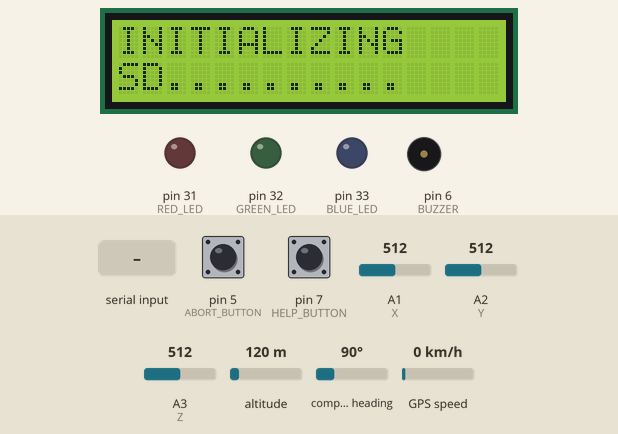
The sketch below on a simulated Arduino Mega 2560, built with avr-gcc and run on an emulated ATmega2560. Parts: 16×2 character LCD, output pins drawn as LEDs (lit = HIGH), buzzer (waves = sounding, pin HIGH). The test bench sets the inputs (shaded band); at power-on: pin 7 (HELP_BUTTON) HIGH, pin 5 (ABORT_BUTTON) HIGH, altitude 120 m, A1 (X) = 512, A2 (Y) = 512, A3 (Z) = 512, compass heading 90°, GPS speed 0 km/h. Storage starts empty; the GPS gets a fix after 3 s at 37.7749, -122.4194 with 8 satellites; the modem accepts every AT command (registered, SIM ready, sends succeed) and sends nothing else; what the sketch prints to the serial monitor is not drawn.

Above: at 6.3 s.
At 10.4 s:
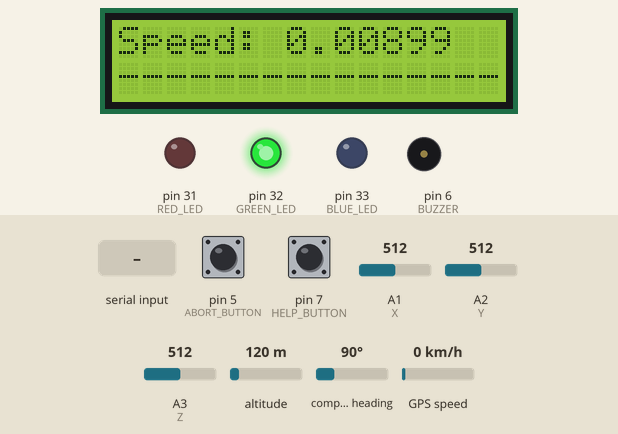
10.5 s: pin 7 (HELP_BUTTON) pulled LOW for 1 s
At 12.3 s:
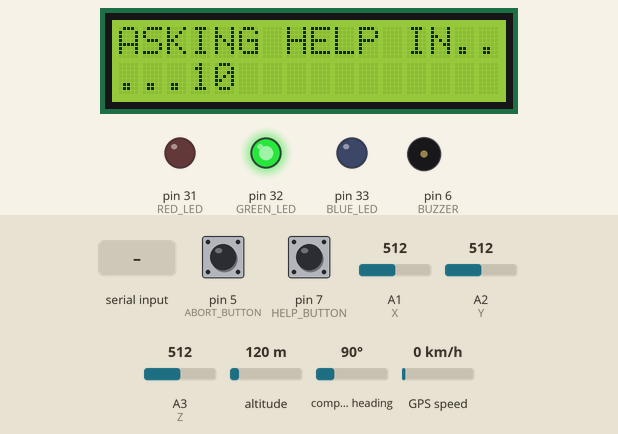
15.9 s: pin 5 (ABORT_BUTTON) pulled LOW for 1 s
At 17.7 s:
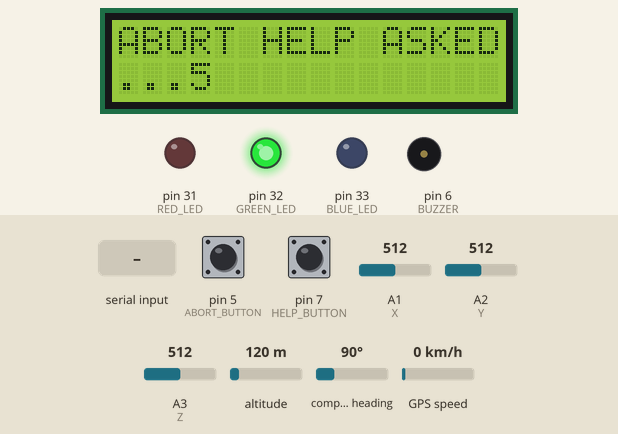
21.3 s: altitude set to 20 m
25.7 s: pin 7 (HELP_BUTTON) pulled LOW for 3.2 s
At 29.7 s:
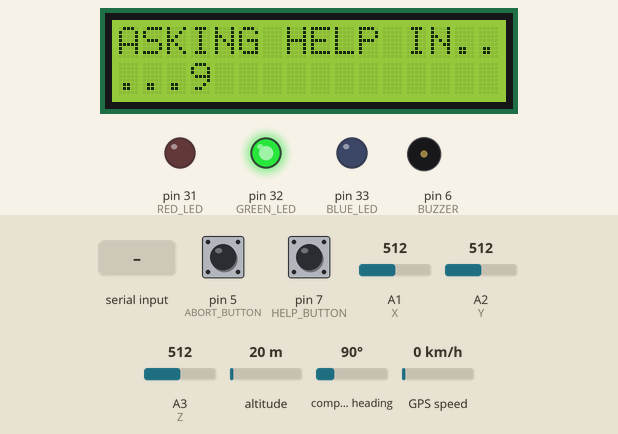
33.3 s: "+63" received over the second serial link
37.7 s: pin 5 (ABORT_BUTTON) pulled LOW for 1 s
At 46.3 s:
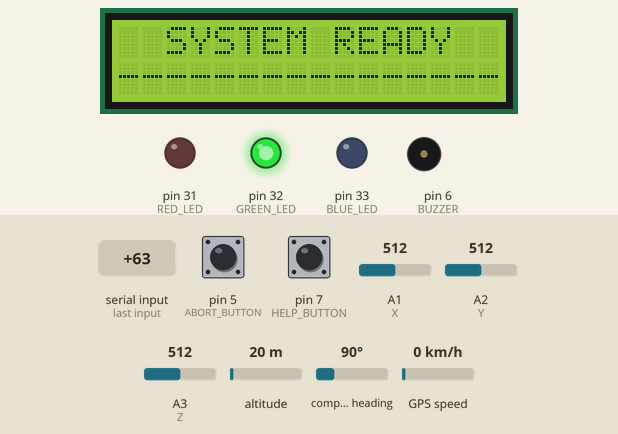
Timing chart, 0 to 47.8 s (numbered marks = the images above; inputs shaded):
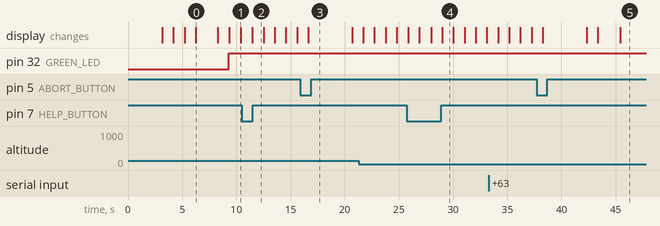

Measured:
- after the input at 10.5 s, the display: changes after 0.99 s (image 2)
- after the input at 15.9 s, the display: changes after 0.75 s (image 3)
- after the input at 37.7 s, pin 32 (GREEN_LED): stays HIGH (without the input it goes to LOW after 1.6 s); pin 33 (BLUE_LED), pin 6 (BUZZER): stays LOW (without the input it goes to HIGH after 1.6 s); the display: first changes after 0.58 s (image 5 shows a later state)
- what the display in image 0 shows lasts 2.1 s, from 6.2 s to 8.3 s

The sketch:

vehikulo.ino
```cpp
#include<LiquidCrystal_I2C.h>
#include <SoftwareSerial.h>
#include <AltSoftSerial.h>
#include <TinyGPS++.h>
#include <math.h>
#include <Wire.h>
#include <SD.h>
#include <SPI.h>

#define HELP_BUTTON 7
#define ABORT_BUTTON 5
#define BUZZER 6

#define RED_LED 31
#define GREEN_LED 32
#define BLUE_LED 33

#define X A1
#define Y A2
#define Z A3

#define TX 11
#define RX 10

#define GPS_DATA_DIR "gps-data"

SoftwareSerial sim800(TX, RX);
AltSoftSerial neogps;
TinyGPSPlus gps;
LiquidCrystal_I2C lcd(0x27, 16, 2);

boolean askHelp = false;
boolean isAlerted = false;

String EMERGENCY_CONTACT = "+639XXXXXXXXX"; // change this to reflect the actual Emergency Number
String MDRRMO = "+639XXXXXXXXX"; // change this to reflect the actual MDRRMO
String THIRD_NUMBER = "+639XXXXXXXXX"; // change this to reflect the actual MDRRMO

String URL = "https://vehikulo.netlify.app/?location=";

String currentDate = "";

double latitude = 0.0, longitude = 0.0, speed = 0.0;

int xaxis = 0, yaxis = 0, zaxis = 0;
int magnitude = 0;
const int THRESHOLD = 25;
const int DELAY_MS = 100;

long gpsMillis = 0L;

void setup() {
  // put your setup code here, to run once:
  // initialize pins to be use
  pinMode(HELP_BUTTON, INPUT_PULLUP);
  pinMode(ABORT_BUTTON, INPUT_PULLUP);
  pinMode(BUZZER, OUTPUT);
  pinMode(RED_LED, OUTPUT);
  pinMode(GREEN_LED, OUTPUT);
  pinMode(BLUE_LED, OUTPUT);

  Serial.begin(9600);
  sim800.begin(9600);
  neogps.begin(9600);

  lcd.init();
  lcd.backlight();
  lcd.blink();
  lcd.setCursor(0,0);
  lcd.print("INITIALIZING");
  lcd.setCursor(0,1);
  lcd.print("GSM.........    ");

  Serial.println("Initializing...");

  sim800.println("AT"); //Once the handshake test is successful, it will back to OK
  updateSerial();
  sim800.println("AT+CSQ"); //Signal quality test, value range is 0-31 , 31 is the best
  updateSerial();
  sim800.println("AT+CCID"); //Read SIM information to confirm whether the SIM is plugged
  updateSerial();
  sim800.println("AT+CREG?"); //Check whether it has registered in the network
  updateSerial();

  // AT command to set SIM900 to SMS mode
  sim800.print("AT+CMGF=1\r");
  updateSerial();
  // Set module to send SMS data to serial out upon receipt
  sim800.print("AT+CNMI=2,2,0,0,0\r");
  updateSerial();

  lcd.setCursor(12,1);
  lcd.print("done");
  delay(1000);
  lcd.setCursor(0,1);
  lcd.print("GPS.........    ");
  delay(1000);
  initGps();
  lcd.setCursor(12,1);
  lcd.print("done");
  delay(1000);
  lcd.setCursor(0,1);
  lcd.print("SD..........    ");
  delay(1000);
  initSd();
  lcd.setCursor(12,1);
  lcd.print("done");
  delay(1000);
}

void loop() {
  // put your main code here, to run repeatedly:
  getLocation();

  long previousMillis = 0L;
  long helpMillis = 0L;

  if (!askHelp) {
    if (millis() - previousMillis > 1000) {
      lightItUp(LOW, HIGH, LOW);
      lcd.noBlink();
      lcd.setCursor(0,0);
      lcd.print("  SYSTEM READY  ");
      lcd.setCursor(0,1);
      lcd.print("----------------");
      Serial.println("System Ready.");
      //lightItUp(LOW, HIGH, LOW);
      previousMillis = millis();
    }
  }

  if (isPressed(HELP_BUTTON)) {
    help();
  }

  if(isAccidentDetected()) {
    askHelp = true;
    Serial.println("Accident detected.");
    lcd.clear();
    lcd.setCursor(0,0); //col=0 row=0
    lcd.print(" CRASH DETECTED ");
    lcd.setCursor(0,1); //col=0 row=1
    //lcd.print("MAGNITUDE:  " + String(magnitude));
    lcd.print("----------------");
  }

  if (askHelp) {
    long abortMillis = 10000L;
    while (abortMillis >= 0) {
      lcd.setCursor(0,0);
      lcd.print("ASKING HELP IN..");
      lcd.setCursor(0,1);
      lcd.print("..." + String((abortMillis)/1000)  + "           ");
      if (isPressed(ABORT_BUTTON))
        abort();

      abortMillis -= 1000;
      delay(1000);
    }
  }

  while(askHelp) {

    lcd.setCursor(0,0); //col=0 row=0
    lcd.print("ASKING FOR HELP!");

    if (isPressed(ABORT_BUTTON))
      abort();

    long currentMillis = millis();
    if (currentMillis - previousMillis > 1000) {
      lightItUp(digitalRead(RED_LED) == HIGH ? LOW : HIGH, LOW, LOW);
      previousMillis = currentMillis;
    }

    if (currentMillis - helpMillis > 300000) {
      isAlerted = false;
      helpMillis = currentMillis;
    }

    if (millis() - helpMillis > 5000) {
      digitalWrite(BUZZER, LOW);
    }

    if (!isAlerted) {
      digitalWrite(BUZZER, HIGH);
      askForHelp();
      isAlerted = true;
    }

    checkForIncomingMessages();
  }

  if (millis() - gpsMillis > 5000 ) {
    Serial.println("Display GPS data in LCD I2C");
    lcd.clear();
    lcd.setCursor(0, 0);
    lcd.print("Lat: " + String(latitude, 6));
    lcd.setCursor(0, 1);
    lcd.print("Lon: " + String(longitude, 6));
    delay(1000);
    lcd.setCursor(0, 0);
    lcd.print("Speed: " + String(speed));
    lcd.setCursor(0, 1);
    lcd.print("----------------");
    delay(1000);
    gpsMillis = millis();
  }

  checkForIncomingMessages();
}

boolean isPressed(uint8_t pin) {
  return digitalRead(pin) == LOW;
}

void help() {
  askHelp = true;
  Serial.println("Help button is triggered!");
}

void abort() {
  askHelp = false;
  Serial.println("Abort button is triggered!");
  lcd.setCursor(0,0); //col=0 row=0
  lcd.print("ABORT HELP ASKED");
  delay(3000);
}

void askForHelp() {
  makeCall(EMERGENCY_CONTACT);
  //String message = "Need Help. Here's my location (" + String(latitude, 6) + "," + String(longitude, 6) + ")";     // non URL message
  String message = "Need Help. Locate me on map here: " + URL + String(latitude, 6) + "," + String(longitude, 6);
  sendSms(EMERGENCY_CONTACT, message);
  sendSms(MDRRMO, message);
  sendSms(THIRD_NUMBER, message);
}

// function to simply LED light management
void lightItUp(int red, int green, int blue) {
  digitalWrite(RED_LED, red);
  digitalWrite(GREEN_LED, green);
  digitalWrite(BLUE_LED, blue);
}

void sendSms(String number, String message) {
  lightItUp(LOW, LOW, HIGH);
  lcd.setCursor(0, 0);
  lcd.print("SENDING LOCATION");
  lcd.setCursor(0, 1);
  lcd.print("----------------");
  Serial.println("Sending SMS...");
  sim800.print("AT+CMGF=1\r");
  updateSerial();
  delay(100);
  sim800.print("AT+CMGS=\""+ number + "\"\r");
  updateSerial();
  sim800.print(message);
  sim800.print((char)26);
  updateSerial();
  delay(5000);
  Serial.println("Text Sent.");
  lightItUp(LOW, LOW, LOW);
}

void makeCall(String number) {
  lightItUp(LOW, LOW, HIGH);
  lcd.setCursor(0, 0);
  lcd.print("CALLING FOR HELP");
  lcd.setCursor(0, 1);
  lcd.print("----------------");
  Serial.println("calling....");
  sim800.println("ATD"+ number + ";");
  updateSerial();
  delay(20000); //20 sec delay
  sim800.println("ATH");
  updateSerial();
  delay(1000); //1 sec delay
  lightItUp(LOW, LOW, LOW);
}

void updateSerial() {
  delay(500);
  while (Serial.available())
  {
    sim800.write(Serial.read());
  }
  while(sim800.available())
  {
    Serial.write(sim800.read());
  }
}

// function to detect received messages
void checkForIncomingMessages() {
  if (sim800.available() > 0)
  {
    decodeMessage(sim800.readString());
  }
}

void initSd() {
  while(!SD.begin()) {
    Serial.print("Initializing SD card...");
    delay(1000);
    Serial.println("failed!");
  }

  Serial.print("Initializing SD card...");
  delay(1000);
  Serial.println("success.");
}

File createOrOpenFile(String filename) {
  return SD.open(filename, FILE_WRITE);
}

// function to obtain sender number from the message and check for "GET LOCATION"
// that correspond to asking user (device owner) current location
void decodeMessage(String text) {
  String sender = text.substring(text.indexOf("+63")).substring(0,13);
  if (sender == EMERGENCY_CONTACT || sender == MDRRMO) {
    if (text.indexOf("GET LOCATION") >= 0) {
      sendSms(sender, "Need Help. Locate me on map here: " + URL + String(latitude, 6) + "," + String(longitude, 6));
    }
  }
}

boolean isAccidentDetected() {

  xaxis = analogRead(X);
  yaxis = analogRead(Y);
  zaxis = analogRead(Z);

  // Get acceleration value uisng 3 accelerometer value
  int accel_value = sqrt(sq(xaxis)+sq(yaxis)+sq(zaxis));

  // Convert the acceleration sensor value to mph
  float mph_value = (accel_value * 0.0049 * 2.23694);

  // Calculate the deceleration in mph/s
  float deceleration = mph_value / (float(DELAY_MS) / float(1000));

  // Check if the deceleration exceeds the threshold
  return deceleration >= THRESHOLD;
}

void initGps() {
  while(latitude == 0) {
    while(neogps.available()) {
      if (gps.encode(neogps.read())) {
        latitude = gps.location.lat();
        longitude = gps.location.lng();

        currentDate += String(gps.date.month());
        currentDate += String(gps.date.day());
        currentDate += String(gps.date.year());
      }
    }
  }
}

void getLocation() {
  while (neogps.available() > 0) {
    if (gps.encode(neogps.read())) {
      getInfo();
    }
  }
}

void getInfo() {
  if (gps.location.isValid()) {

    // skip latitude and longitude values if match from previous values
    if (gps.location.lat() == latitude && gps.location.lng() == longitude)
      return;

    latitude = gps.location.lat();
    longitude = gps.location.lng();
    speed = gps.speed.kmph();

    String locationData = "Location: ";
    locationData += String(latitude, 6);
    locationData += ",";
    locationData += String(longitude, 6);
    locationData += " Speed: ";
    locationData += speed;

    String dateData = " Date/Time: ";
    if (gps.date.isValid()) {
      dateData += gps.date.month();
      dateData += "/";
      dateData += gps.date.day();
      dateData += "/";
      dateData += gps.date.year();
    }

    String timeData = " ";
    if (gps.time.isValid()) {
      timeData += gps.time.hour();
      timeData += ":";
      timeData += gps.time.minute();
      timeData += ":";
      timeData += gps.time.second();
    }

    String data = locationData + dateData + timeData;
    Serial.println(data);

    logGpsData(data);
    delay(1000);

  } else {
    Serial.println("No GPS location data.");
  }
}

void logGpsData(String data) {
  if (!SD.exists(GPS_DATA_DIR))
    SD.mkdir(GPS_DATA_DIR);

  String filename = String(GPS_DATA_DIR) + "/" + currentDate + ".txt";
  File gpsFile = createOrOpenFile(filename);

  if (gpsFile) {
    Serial.println("Logging location data...");
    gpsFile.println(data);
    gpsFile.close();
    Serial.println("Done.");
  } else {
    Serial.println("Error logging location data...");
  }
}
```
